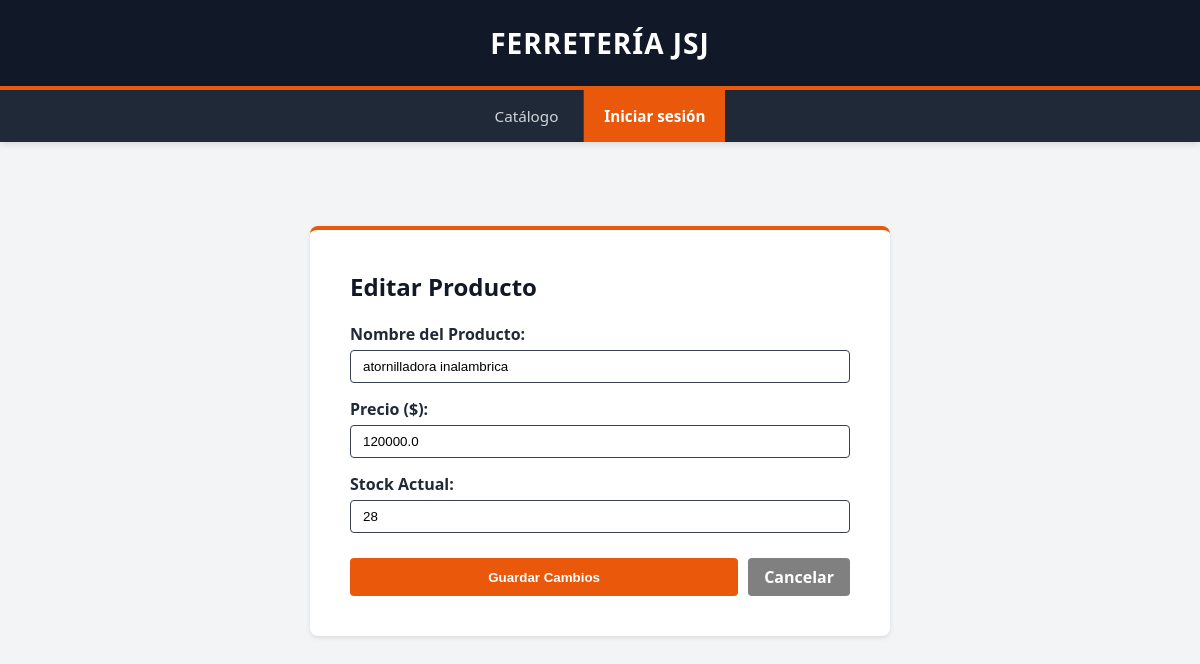
Screenshot of /editar_producto/2 with the database file from the repository.
### db.py (models this page shows)
class Producto(Base):
    __tablename__ = "producto"
    id_producto = Column(Integer, primary_key=True, autoincrement=True)
    nombre = Column(String, nullable=False)
    precio = Column(Float, nullable=False)
    stock = Column(Integer, nullable=False)
    activo = Column(Boolean, default=True)
    fk_id_categoria = Column(Integer, ForeignKey("categoria.id_categoria"), nullable=False)
    categoria = relationship("Categoria")

### app.py (the view)
@app.route("/editar_producto/<int:id_producto>", methods=["GET", "POST"])
def modificarProducto(id_producto):
    return editarProducto(id_producto)

### producto.py (called while the page is built, shortened)
def editarProducto(id_producto):
    db_cursor = Session()
    producto = db_cursor.query(Producto).filter_by(id_producto=id_producto).first()
    if not producto:
        db_cursor.close()
        return redirect(url_for("cargarProducto"))
    error = None
    pagina = render_template("editar_producto.html", producto=producto, error=error)
    db_cursor.close()
    return pagina

### templates/editar_producto.html (shortened to what this page needs)
{% extends "base.html" %}
{% block content %}
<div class="ventas-container" style="display: flex; justify-content: center; margin-top: 20px;">
    <div style="background-color: white; padding: 40px; border-radius: 8px; box-shadow: 0 2px 4px rgba(0,0,0,0.1); width: 100%; max-width: 500px; border-top: 4px solid var(--hw-orange);">
        <h2 style="margin-top: 0; color: var(--hw-dark);">Editar Producto</h2>
        <form action="" method="post" style="display: flex; flex-direction: column; gap: 15px; margin-top: 20px;">
            <div>
                <label style="font-weight: bold; display: block; margin-bottom: 5px;">Nombre del Producto:</label>
                <input type="text" name="nombre" class="ventas-input" value="{{producto.nombre}}" style="width: 100%; box-sizing: border-box;" required>
            </div>
            <div>
                <label style="font-weight: bold; display: block; margin-bottom: 5px;">Precio ($):</label>
                <input type="number" step="0.01" name="precio" class="ventas-input" value="{{producto.precio or ''}}" style="width: 100%; box-sizing: border-box;" required>
            </div>
            <div>
                <label style="font-weight: bold; display: block; margin-bottom: 5px;">Stock Actual:</label>
                <input type="number" name="stock" class="ventas-input" value="{{producto.stock or ''}}" style="width: 100%; box-sizing: border-box;" required>
            </div>
            <div style="display: flex; gap: 10px; margin-top: 10px;">
                <button type="submit" class="ventas-btn" style="flex-grow: 1;">Guardar Cambios</button>
                <a href="{{url_for('cargarProducto')}}" class="ventas-btn" style="background-color: gray; text-align: center; text-decoration: none;">Cancelar</a>
            </div>
        </form>
    </div>
</div>
{% endblock %}

### static/css/index.css (style rules this page uses)
:root { --hw-dark: #111827; --hw-gray: #1f2937; --hw-border: #374151; --hw-light: #f3f4f6; --hw-white: #ffffff; --hw-orange: #ea580c; --hw-orange-hover: #c2410c; --hw-yellow: #eab308; }
body { margin: 0; font-family: system-ui, -apple-system, sans-serif; background-color: var(--hw-light); color: var(--hw-gray); }

### static/css/ventas.css (style rules this page uses)
.ventas-container { padding: 2rem; }
.ventas-btn { background-color: var(--hw-orange, #ea580c); color: var(--hw-white, #ffffff); border: none; padding: 8px 16px; border-radius: 4px; cursor: pointer; font-weight: bold; transition: background-color 0.2s; }
.ventas-input { padding: 8px 12px; border: 1px solid var(--hw-border, #374151); border-radius: 4px; outline: none; }

### rows the page displays
Producto: nombre "atornilladora inalambrica", precio "120000.0", stock "28"
